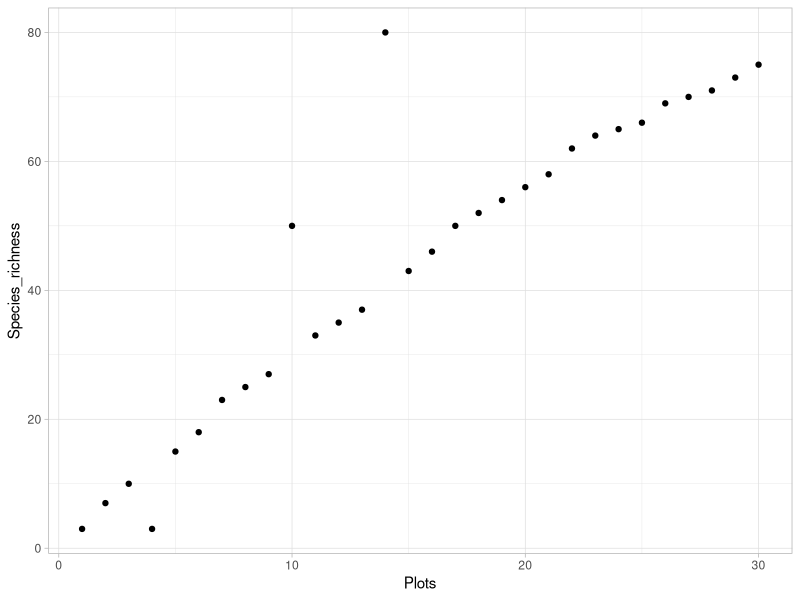

The R source for this figure:
## ---- chunk 1
plants_df2 <- read.csv("f_data.csv")
head(plants_df2)
View(plants_df2)

plants_df2_filtered <- na.omit(plants_df2)
library(ggplot2)


ggplot(plants_df2_filtered,aes(x=Plots,y=Species_richness))+
  geom_point()+
  theme_light()
